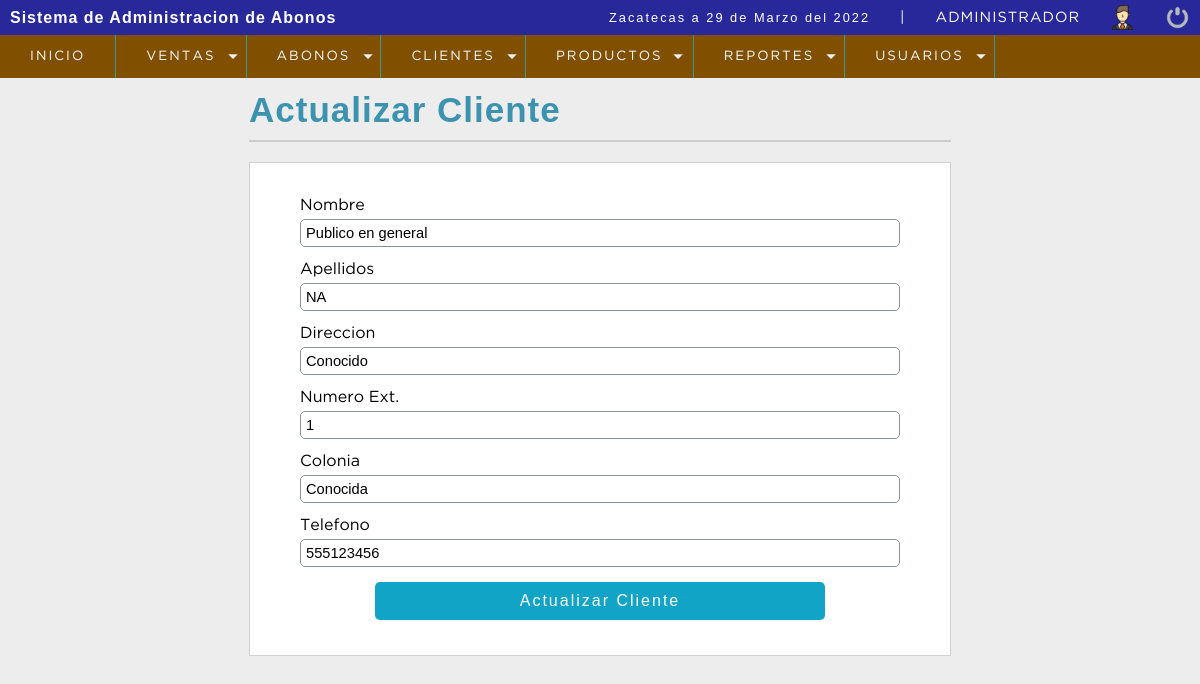
Page /sistema/editar_cliente.php?id=10 (signed in) on the committed database.
### tables this page shows
CREATE TABLE `clientes` (
  `ID` int(6) NOT NULL,
  `nombre` text NOT NULL,
  `apellidos` text NOT NULL,
  `direccion` text NOT NULL,
  `no` text NOT NULL,
  `colonia` text NOT NULL,
  `telefono` int(11) NOT NULL,
  `estatus` int(11) NOT NULL DEFAULT 1
);

### sistema/editar_cliente.php (the view, shortened to what this page needs)
<?php
include "config/conect.php";
$id_cliente = $_GET['id'];
$sql = mysqli_query($conection,"SELECT * FROM clientes WHERE ID = $id_cliente");
	$resultsql = mysqli_num_rows($sql);
	if($resultsql == 0)	{
		header('location: lista_clientes.php');
	}else
	{
		while($data = mysqli_fetch_array($sql)){
			$nombre_cliente  	= $data['nombre'];
			$apellidos_cliente  = $data['apellidos'];
			$direccion_cliente  = $data['direccion'];
			$numero_dir 		= $data['no'];
			$colonia_cliente    = $data['colonia'];
			$telefono_cliente 	= $data['telefono'];
		}
	}
 ?>
<!DOCTYPE html>
<html lang="en">
<head>
	<?php include "includes/scripts.php"; ?>
</head>
<body>
	<?php include "includes/header.php"; ?>
	<section id="container">
		<div class="form_registro">
			<h1>Actualizar Cliente</h1>
			<hr>
			<form action="" method="post">
				<label for="nombre">Nombre</label>
				<input type="text" name="nombre" id="nombre" placeholder="Nombre Completo" value="<?php echo $nombre_cliente; ?>">
				<label for="apellidos">Apellidos</label>
				<input type="text" name="apellidos" id="apellidos" placeholder="Apellidos Completos" value="<?php echo $apellidos_cliente; ?>">
				<label for="direccion">Direccion</label>
				<input type="text" name="direccion" id="direccion" placeholder="Calle" value="<?php echo $direccion_cliente; ?>">
				<label for="numero_dir">Numero Ext.</label>
				<input type="number" name="numero_dir" id="numero_dir" placeholder="Numero Exterior" value="<?php echo $numero_dir; ?>">
				<label for="colonia">Colonia</label>
				<input type="text" name="colonia" id="colonia" placeholder="Colonia del Cliente" value="<?php echo $colonia_cliente; ?>">
				<label for="telefono">Telefono</label>
				<input type="number" name="telefono" id="telefono" placeholder="Ingrese Telefono del Cliente" value="<?php echo $telefono_cliente; ?>">
				<input type="submit" value="Actualizar Cliente" class="btn_save">
			</form>
		</div>
	</section>
</body>
</html>

### sistema/css/style.css (style rules this page uses)
* { margin: 0; padding: 0; box-sizing: border-box; }
body { background: #ededed; }
h1, h2, h3, h4, h5, h6 { font-family: 'arial'; font-weight: bold; letter-spacing: 1px; }
h1 { font-size: 1em; }
#container { padding: 90px 15px 15px; }
.form_registro { width: 60%; margin: auto; }
.form_registro h1 { color: #3c93b0; }
hr { border: 0; background: #CCC; height: 2px; margin: 10px 0; display: block; }
form { background: #FFF; margin: auto; padding: 20px 50px; border: 1px solid #d1d1d1; }
label { display: block; font-size: 12pt; font-family: 'GothamBook'; margin: 15px auto 5px auto; }
input { display: block; width: 100%; font-size: 11pt; padding: 5px; border: 1px solid #85929e; border-radius: 5px; }
.btn_save { width: 75%; font-size: 12pt; background: #12a4c6; padding: 10px; color: #FFF; letter-spacing: 2px; border: 0; cursor: pointer; margin: 15px auto; }
#container h1 { font-size: 35px; display: inline-block; }

### rows in the picture
clientes: nombre "Publico en general", apellidos "NA", direccion "Conocido", numero_dir "1", colonia "Conocida", telefono "555123456"

### other values in the picture
fechaC() "29 de Marzo del 2022"
$_SESSION['Nombre'] "ADMINISTRADOR"
